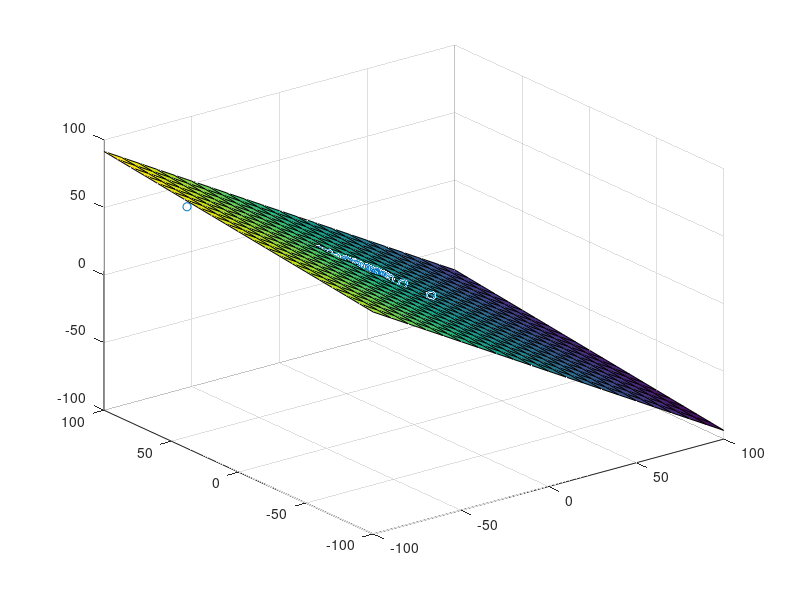

MATLAB code for this plot:
clear all
close all
clc

a = fopen("data.txt","r");
b = fscanf(a, "%f");
c = reshape(b,3,47);
a = fopen("planes.txt","r");
b = fscanf(a, "%f");

scatter3(c(1,:),c(2,:),c(3,:));
hold on
[x y] = meshgrid(-100:10:100); % Generate x and y data
z = -1/ b(3)*( b(1)*x + b(2)*y + b(4) ); % Solve for z data
surf(x,y,z) %Plot the surface
